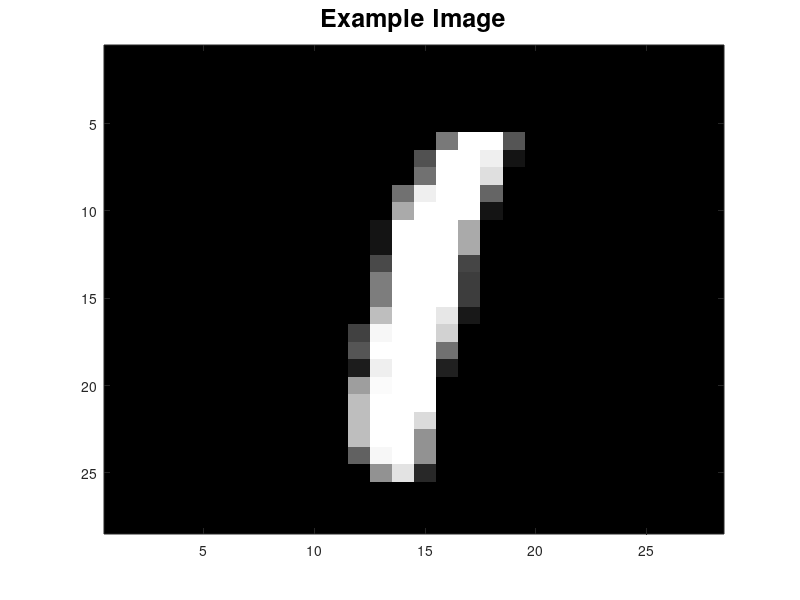

Write MATLAB code to recreate this figure. (Note: this script raises an error after producing the figure.)

clear all;
close all;

%% In this script, you need to implement three functions as part of the k-means algorithm.
% These steps will be repeated until the algorithm converges:

  % 1. initialize_centroids
  % This function sets the initial values of the centroids
  
  % 2. assign_vector_to_centroid
  % This goes through the collection of all vectors and assigns them to
  % centroid based on norm/distance
  
  % 3. update_centroids
  % This function updates the location of the centroids based on the collection
  % of vectors (handwritten digits) that have been assigned to that centroid.


%% Initialize Data Set
% These next lines of code read in two sets of MNIST digits that will be used for training and testing respectively.

% training set (1500 images)
train=csvread('mnist_train_1500.csv');
trainsetlabels = train(:,785);
train=train(:,1:784);
train(:,785)=zeros(1500,1);

% testing set (200 images with 11 outliers)
test=csvread('mnist_test_200_woutliers.csv');
% store the correct test labels
correctlabels = test(:,785);
test=test(:,1:784);

% now, zero out the labels in "test" so that you can use this to assign
% your own predictions and evaluate against "correctlabels"
% in the 'cs1_mnist_evaluate_test_set.m' script
test(:,785)=zeros(200,1);

%% After initializing, you will have the following variables in your workspace:
% 1. train (a 1500 x 785 array, containins the 1500 training images)
% 2. test (a 200 x 785 array, containing the 200 testing images)
% 3. correctlabels (a 200 x 1 array containing the correct labels (numerical
% meaning) of the 200 test images

%% To visualize an image, you need to reshape it from a 784 dimensional array into a 28 x 28 array.
% to do this, you need to use the reshape command, along with the transpose
% operation.  For example, the following lines plot the first test image

figure;
colormap('gray'); % this tells MATLAB to depict the image in grayscale
testimage = reshape(test(1,[1:784]), [28 28]);
% we are reshaping the first row of 'test', columns 1-784 (since the 785th
% column is going to be used for storing the centroid assignment.
imagesc(testimage'); % this command plots an array as an image.  Type 'help imagesc' to learn more.
title('Example Image', 'FontSize', 18);

%% After importing, the array 'train' consists of 1500 rows and 785 columns.
% Each row corresponds to a different handwritten digit (28 x 28 = 784)
% plus the last column, which is used to index that row (i.e., label which
% cluster it belongs to.  Initially, this last column is set to all zeros,
% since there are no clusters yet established.

%% This next section of code calls the three functions you are asked to specify

k = 10; % set k
max_iter = 100; % set the number of iterations of the algorithm

%% The next line initializes the centroids.  Look at the initialize_centroids()
% function, which is specified further down this file.

centroids=initialize_centroids(train, trainsetlabels, k);
centroid_labels = [0, 1, 2, 3, 4, 5, 6, 7, 8, 9];

%% Initialize an array that will store k-means cost at each iteration

cost_iteration = zeros(max_iter, 1);

%% This for-loop enacts the k-means algorithm
training_set_size = height(train);
assignments = zeros(training_set_size, 1);  % Will contain the centroids to which each digit is assigned
iterations_actually_done = 0;               % Will contain the number of iterations acutally done, in case k-means terminates before max_iter

for iter=1:max_iter                         % Do max_iter iterations
    % Assign centroids
    for index = 1:training_set_size         % Go through each digit in the set
        current_digit = train(index,:);     % Get the current digit
        [assignments(index), cost] = assign_vector_to_centroid(current_digit,...
            centroids);     % Call assignment function
        cost_iteration(iter, 1) = cost_iteration(iter, 1) + cost;   % Add the cost to the current cost_iteration entry
    end
    
    % Adjust centroids
    new_centroids = update_centroids(assignments, train, k);
    if(new_centroids == centroids)
        disp("Completed k-means before max_iter")
        latest_cost = cost_iteration(iter, 1);
        for index = iter:max_iter
            cost_iteration(index, 1) = latest_cost;
        end
        break;
    end
    centroids = new_centroids;
    
    iterations_actually_done = iterations_actually_done + 1;
end

%% This section of code plots the k-means cost as a function of the number
% of iterations

figure;
iterations = 1:max_iter;
plot(iterations, cost_iteration, '-o');
title('Cost at Each Iteration', 'FontSize', 18);    % Title and Label Axis
xlabel('Iteration', 'FontSize', 18);
ylabel('Cost', 'FontSize', 18);

%% This next section of code will make a plot of all of the centroids
% Again, use help <functionname> to learn about the different functions
% that are being used here.

figure;
colormap('gray');

plotsize = ceil(sqrt(k));

for ind=1:k
    
    centr=centroids(ind,[1:784]);
    subplot(plotsize,plotsize,ind);
    
    imagesc(reshape(centr,[28 28])');
    title(strcat('Centroid ',num2str(ind)))

end

%% Function to initialize the centroids
% This function randomly chooses k vectors from our training set and uses them to be our initial centroids
% There are other ways you might initialize centroids.
% ***Feel free to experiment.***
% Note that this function takes two inputs and emits one output (y).

function y=initialize_centroids(data, labels, num_centroids)

indices = labels + ones(size(labels));
y = update_centroids(indices, data, num_centroids);

end

 %% Function to pick the Closest Centroid using norm/distance
% This function takes two arguments, a vector and a set of centroids
% It returns the index of the assigned centroid and the distance between
% the vector and the assigned centroid.

function [index, vec_distance] = assign_vector_to_centroid(data,centroids)
    k = height(centroids);
    closest_centroid = 0;
    distance_to_closest_centroid = Inf;
    
    for centroid_index = 1:k                                % Go through each centroid
        current_centroid = centroids(centroid_index,:);     % Get the current centroid
        distance = norm(data - current_centroid);           % Get the distance between the current digit and the current centroid
        if (distance < distance_to_closest_centroid)        % If the current centroid is closer than the previously closest centroid
            closest_centroid = centroid_index;              % Set closet_centroid to the current centroid's index
            distance_to_closest_centroid = distance;        % Set distance_to_closest_centroid to current_distance
        end
    end

    index = closest_centroid;                       % Return the index of the closest centroid
    vec_distance = distance_to_closest_centroid;    % Return the distance to that centroid
end


%% Function to compute new centroids using the mean of the vectors currently assigned to the centroid.
% This function takes the set of training images, assignments, and the value of k.
% It returns a new set of centroids based on the current assignment of the
% training images.

function new_centroids = update_centroids(assignments, data, k)
    % Adjust centroids
    new_centroids = zeros(k, 785);
    
    for index = 1:k
        assigned = data(assignments == index,:);
        num_assigned = height(assigned);
        new_centroids(index,:) = (assigned' * ones(num_assigned, 1))/num_assigned;
    end
end